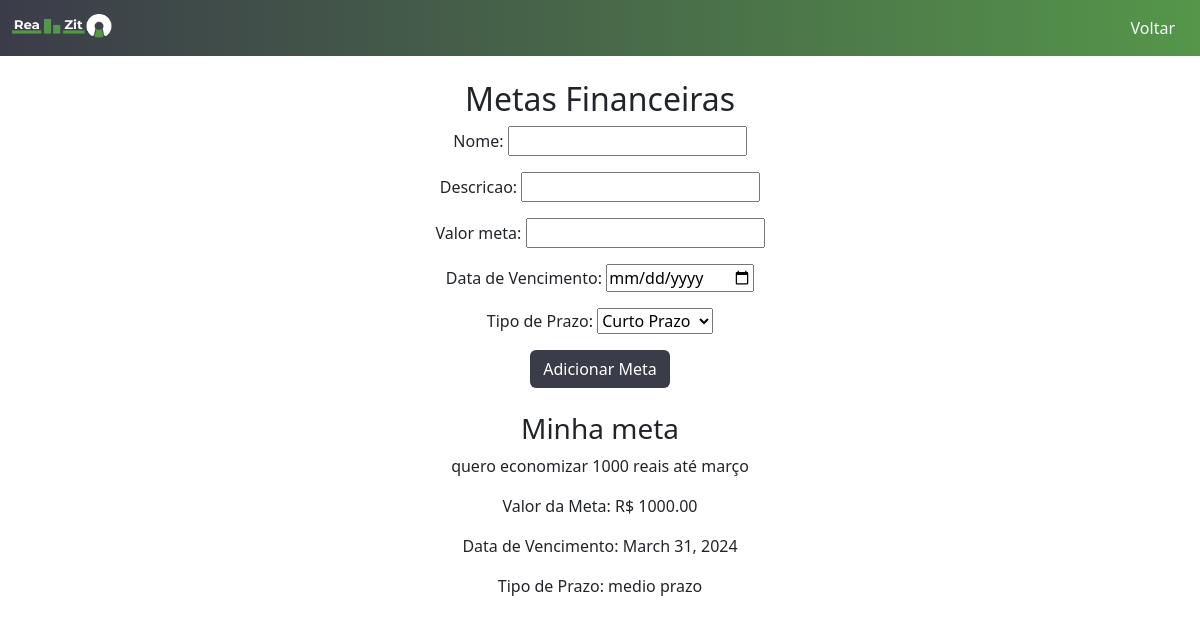
The app's page /usuarios/metas/metas/ (signed in) with its own data.
### metas/models.py (models this page shows, shortened)
class Meta(models.Model):
    TIPO_PRAZO_CHOICES = [
        ('curto prazo', 'Curto Prazo'),
        ('medio prazo', 'Médio Prazo'),
        ('longo prazo', 'Longo Prazo'),
    ]
    usuario = models.ForeignKey(settings.AUTH_USER_MODEL, on_delete=models.CASCADE)
    nome = models.CharField(max_length=100)
    descricao = models.TextField(blank=True, null=True)
    valor_meta = models.DecimalField(max_digits=10, decimal_places=2)
    data_vencimento = models.DateField()
    tipo_prazo = models.CharField(max_length=20)

### metas/views.py (the view)
# urls.py: path('metas/', include('metas.urls')),
def metas(request):
    if request.method == 'POST':
        form = MetaForm(request.POST)
        if form.is_valid():
            nova_meta = form.save(commit=False)
            nova_meta.usuario = request.user
            nova_meta.save()
    else:
        form = MetaForm()
    metas = Meta.objects.filter(usuario=request.user)
    return render(request, 'registration/metas.html', {'metas': metas, 'form': form})

### metas/forms.py
class MetaForm(forms.ModelForm):
    nome = forms.CharField(max_length=100, required=True)
    descricao = forms.CharField(max_length=255)
    valor_meta = forms.DecimalField(max_digits=10, decimal_places=2, required=True)
    data_vencimento = forms.DateField(
        widget=DateInput(attrs={'type': 'date'}),
        label='Data de Vencimento'
    )
    tipo_prazo = forms.ChoiceField(
        choices=TIPO_PRAZO_CHOICES,
        label='Tipo de Prazo'
    )
    class Meta:
        model = Meta
        fields = ['nome', 'descricao', 'valor_meta', 'data_vencimento', 'tipo_prazo']

### metas/templates/registration/metas.html (shortened to what this page needs)
{% load static %}
<!DOCTYPE html>
<html lang="br">
<head>
    <link href="https://cdn.jsdelivr.net/npm/bootstrap@5.3.2/dist/css/bootstrap.min.css" rel="stylesheet">
  </head>
<nav class="navbar" style="background: linear-gradient(to right, #3B3C49, #55964A);">
  <div class="container-fluid">
    <a class="navbar-brand text-light" href="#">
      <img src="{% static "usuarios/logo_clara.png" %}" alt="Logo" width="100" height="24" class="d-inline-block align-text-top">
    </a>
    <ul class="nav justify-content-end bg-sucess rounded-circle">
      <button type="button" class="btn text-light"  onclick="returnToDashboard()">Voltar</button>
    </ul>
  </div>
</nav>
  <body class="text-center">
    <br>
    <h2>Metas Financeiras</h2>
    <form method="post">
        {{ form.as_p }}
        <button type="submit" class="btn btn-block" style="background-color: #3B3C49; color: white;">Adicionar Meta</button>
    </form>
    <br>
    <ul class="list-unstyled">
        {% for meta in metas %}
        <li>
            <h3>{{ meta.nome }}</h3>
            <p>{{ meta.descricao }}</p>
            <p>Valor da Meta: R$ {{ meta.valor_meta }}</p>
            <p>Data de Vencimento: {{ meta.data_vencimento }}</p>
            <p>Tipo de Prazo: {{ meta.tipo_prazo }}</p>
        </li>
        {% empty %}
        <li>Nenhuma meta definida.</li>
        {% endfor %}
    </ul>
  </body>
</html>

### records on screen
Meta: nome "Minha meta", descricao "quero economizar 1000 reais até março", valor_meta "1000.00", data_vencimento "March 31, 2024", tipo_prazo "medio prazo"
